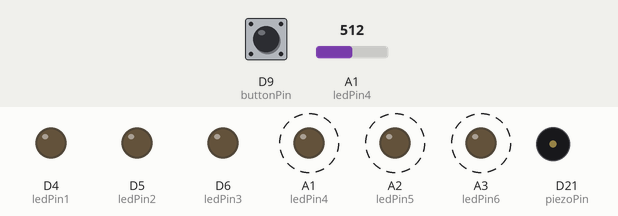
Recording of a sketch running on a simulated Arduino Zero (SAMD21). Parts: output pins drawn as LEDs (lit = HIGH), buzzer (waves = sounding). Dashed ring = blinking. Inputs (shaded band) come from the test bench; at power-on: A1 (ledPin4) = 512, D9 (buttonPin) HIGH (analog values on the 0–1023 scale).

Above: at 1.2 s.
1.3 s: A1 (ledPin4) set to 412
4.3 s: A1 (ledPin4) set to 389
At 5.0 s:
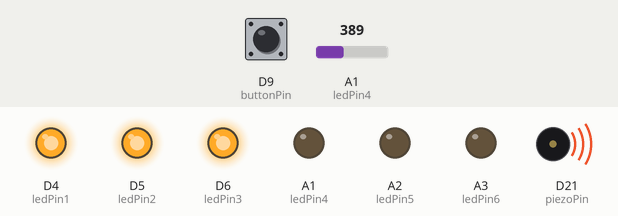
5.8 s: D9 (buttonPin) pulsed LOW 2 times (0.12 s each, 0.3 s apart)
7.9 s: D9 (buttonPin) pulled LOW for 3.2 s
At 20.5 s:
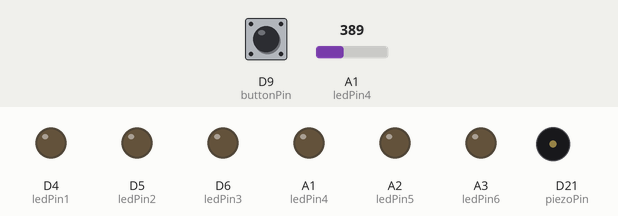
Timing chart, 0 to 52.6 s (numbered marks = the images above; inputs shaded):
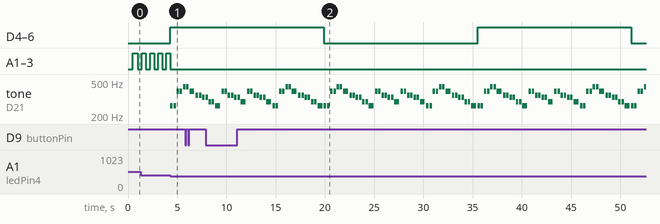

Measured:
- the behaviour switches between 400 and 399 on A1 (ledPin4) (found by bisection; images 0 and 1)
- after the input at 4.3 s, D4 (ledPin1), D5 (ledPin2), D6 (ledPin3): LOW → HIGH at once; A1 (ledPin4), A2 (ledPin5), A3 (ledPin6): stays LOW (without the input it goes to HIGH after 0.38 s); tone on D21 (piezoPin): plays 262 Hz for 0.25 s, 262 Hz for 0.25 s, 392 Hz for 0.25 s, 392 Hz for 0.25 s, 440 Hz for 0.20 s, starting at once
- by itself, A1 (ledPin4), A2 (ledPin5), A3 (ledPin6): alternates HIGH for 0.41 s and LOW for 0.41 s

The sketch:

spMidtermFinal.ino
```cpp
/*
MIDTERM - Lights y Piezo

*problem with connecting straight to pin
also conflict with delay and millis and pot
header files work

timing issues
delay is the main issue was able to work between the potentiometer

*

*/

//Libraries
#include "pitches.h"

//MElODIES
#include "twinkleS.h"

//Button Pin
const int buttonPin = 9;
//Pot Pin
const int potPin = 1;

//Piezo

const int piezoPin = 21;

//LED PINS
const int ledPin1 = 4;
const int ledPin2 = 5;
const int ledPin3 = 6;
const int ledPin4 = 15;
const int ledPin5 = 16;
const int ledPin6 = 17;

//timer
unsigned long currentMillis1 = 0;
unsigned long previousMillis1 = 0;

unsigned long currentMillis2 = 0;
unsigned long previousMillis2 = 0;

int timerInterval1 = 1000;

int timerInterval2 = 2000;

// Potentiometer Value
int potValue = 0;

// Button States
bool buttonState = 0;
bool lastButtonState = 0;
bool toggle = 0;
bool fallToggle = 0;

void setup() {
  analogReadResolution(10);
  pinMode(buttonPin, INPUT_PULLUP);

  pinMode(ledPin1, OUTPUT);
  pinMode(ledPin2, OUTPUT);
  pinMode(ledPin3, OUTPUT);
  pinMode(ledPin4, OUTPUT);
  pinMode(ledPin5, OUTPUT);
  pinMode(ledPin6, OUTPUT);

  Serial.begin(115200);
}

void loop() {
  // Read potentiometer
  potValue = analogRead(potPin);
  timerInterval1 = map(potValue, 0, 1023, 10, 1000);
  timerInterval2 = map(potValue, 0, 1023, 10, 1000);

  int size = sizeof(twinkleDuration) / sizeof(int);

  // for (int note = 0; note < size; note++)
  //   {
  //     int duration = 1000 / twinkleDuration[note];
  //     tone(piezoPin, twinkle[note], duration);
  //     int pauseBetweenNotes = duration * 1.30;
  //     delay(pauseBetweenNotes);

  //       }

  // Read button state
  buttonState = !digitalRead(buttonPin);

  // Handle button press for turning LEDs on/off
  if (buttonState && !lastButtonState) {
    toggle = !toggle;
  }

  if (!buttonState && lastButtonState) {
    fallToggle = !fallToggle;
  }

  // Update button state for next loop
  lastButtonState = buttonState;

  // If offState is true, turn off all LEDs
  if (toggle) {
    digitalWrite(ledPin1, LOW);
    digitalWrite(ledPin2, LOW);
    digitalWrite(ledPin3, LOW);
    digitalWrite(ledPin4, LOW);
    digitalWrite(ledPin5, LOW);
    digitalWrite(ledPin6, LOW);

  }
  else if(!toggle){

    // Toggle the LEDs based on potentiometer range and button toggle
      if (0 <= potValue && potValue <= 399) {
        currentMillis1 = millis();
        if (currentMillis1 - previousMillis1 >= timerInterval1) {
          previousMillis1 = currentMillis1;
          digitalWrite(ledPin4, LOW);
          digitalWrite(ledPin5, LOW);
          digitalWrite(ledPin6, LOW);
          digitalWrite(ledPin1, !digitalRead(ledPin1));
          digitalWrite(ledPin2, !digitalRead(ledPin2));
          digitalWrite(ledPin3, !digitalRead(ledPin3));

           for (int note = 0; note < size; note++)
           {
            int duration = 1000 / twinkleDuration[note];
            tone(piezoPin, twinkle[note], duration);
            int pauseBetweenNotes = duration * 1.30;
            delay(pauseBetweenNotes);
         }
        }

      }
      else if (400 <= potValue && potValue <= 1023) {
        currentMillis2 = millis();
        if (currentMillis2 - previousMillis2 >= timerInterval2) {
          previousMillis2 = currentMillis2;
          digitalWrite(ledPin1, LOW);
          digitalWrite(ledPin2, LOW);
          digitalWrite(ledPin3, LOW);
          digitalWrite(ledPin4, !digitalRead(ledPin4));
          digitalWrite(ledPin5, !digitalRead(ledPin5));
          digitalWrite(ledPin6, !digitalRead(ledPin6));
        }


      }
    }
  }
```

pitches.h
```cpp
#define NOTE_B0  31
#define NOTE_C1  33
#define NOTE_CS1 35
#define NOTE_D1  37
#define NOTE_DS1 39
#define NOTE_E1  41
#define NOTE_F1  44
#define NOTE_FS1 46
#define NOTE_G1  49
#define NOTE_GS1 52
#define NOTE_A1  55
#define NOTE_AS1 58
#define NOTE_B1  62
#define NOTE_C2  65
#define NOTE_CS2 69
#define NOTE_D2  73
#define NOTE_DS2 78
#define NOTE_E2  82
#define NOTE_F2  87
#define NOTE_FS2 93
#define NOTE_G2  98
#define NOTE_GS2 104
#define NOTE_A2  110
#define NOTE_AS2 117
#define NOTE_B2  123
#define NOTE_C3  131
#define NOTE_CS3 139
#define NOTE_D3  147
#define NOTE_DS3 156
#define NOTE_E3  165
#define NOTE_F3  175
#define NOTE_FS3 185
#define NOTE_G3  196
#define NOTE_GS3 208
#define NOTE_A3  220
#define NOTE_AS3 233
#define NOTE_B3  247
#define NOTE_C4  262
#define NOTE_CS4 277
#define NOTE_D4  294
#define NOTE_DS4 311
#define NOTE_E4  330
#define NOTE_F4  349
#define NOTE_FS4 370
#define NOTE_G4  392
#define NOTE_GS4 415
#define NOTE_A4  440
#define NOTE_AS4 466
#define NOTE_B4  494
#define NOTE_C5  523
#define NOTE_CS5 554
#define NOTE_D5  587
#define NOTE_DS5 622
#define NOTE_E5  659
#define NOTE_F5  698
#define NOTE_FS5 740
#define NOTE_G5  784
#define NOTE_GS5 831
#define NOTE_A5  880
#define NOTE_AS5 932
#define NOTE_B5  988
#define NOTE_C6  1047
#define NOTE_CS6 1109
#define NOTE_D6  1175
#define NOTE_DS6 1245
#define NOTE_E6  1319
#define NOTE_F6  1397
#define NOTE_FS6 1480
#define NOTE_G6  1568
#define NOTE_GS6 1661
#define NOTE_A6  1760
#define NOTE_AS6 1865
#define NOTE_B6  1976
#define NOTE_C7  2093
#define NOTE_CS7 2217
#define NOTE_D7  2349
#define NOTE_DS7 2489
#define NOTE_E7  2637
#define NOTE_F7  2794
#define NOTE_FS7 2960
#define NOTE_G7  3136
#define NOTE_GS7 3322
#define NOTE_A7  3520
#define NOTE_AS7 3729
#define NOTE_B7  3951
#define NOTE_C8  4186
#define NOTE_CS8 4435
#define NOTE_D8  4699
#define NOTE_DS8 4978
```

twinkleS.h
```cpp
#include "pitches.h"
// Twinkle Star
// Compostion - https://musescore.com/juliathezhu/twinkle-twinkle-little-star-easy
int twinkle[] =
{
  NOTE_C4, NOTE_C4, NOTE_G4, NOTE_G4, NOTE_A4, NOTE_A4, NOTE_G4,
  NOTE_F4, NOTE_F4, NOTE_E4, NOTE_E4, NOTE_D4, NOTE_D4, NOTE_C4,
  NOTE_G4, NOTE_G4, NOTE_F4, NOTE_F4, NOTE_E4, NOTE_E4, NOTE_D4,
  NOTE_G4, NOTE_G4, NOTE_F4, NOTE_F4, NOTE_E4, NOTE_E4, NOTE_D4,
  NOTE_C4, NOTE_C4, NOTE_G4, NOTE_G4, NOTE_A4, NOTE_A4, NOTE_G4,
  NOTE_F4, NOTE_F4, NOTE_E4, NOTE_E4, NOTE_D4, NOTE_D4, NOTE_C4
};

int twinkleDuration[]=
{
  4, 4, 4, 4, 4, 4, 2,
  4, 4, 4, 4, 4, 4, 2,
  4, 4, 4, 4, 4, 4, 2,
  4, 4, 4, 4, 4, 4, 2,
  4, 4, 4, 4, 4, 4, 2,
  4, 4, 4, 4, 4, 4, 2
};
```
